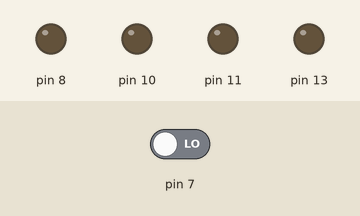
The sketch below on a simulated Arduino Uno, built with avr-gcc and run on an emulated ATmega328P. Parts: output pins drawn as LEDs (lit = HIGH). Dashed ring = blinking. The test bench sets the inputs (shaded band); at power-on: pin 7 LOW. Random numbers use the default seed unless the sketch sets one.

Above: at 1.2 s.
1.3 s: pin 7 driven HIGH
At 1.7 s:
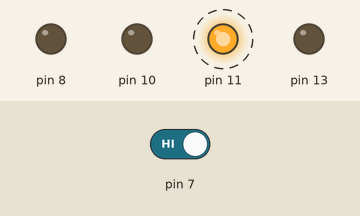
At 3.7 s:
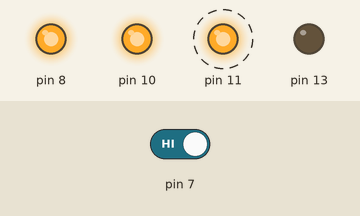
4.3 s: pin 7 driven LOW
5.8 s: pin 7 driven HIGH
At 6.2 s:
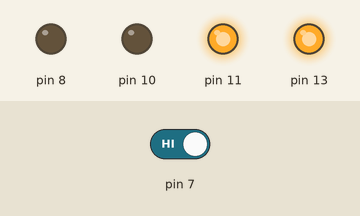
Timing chart, 0 to 17.8 s (numbered marks = the images above; inputs shaded):
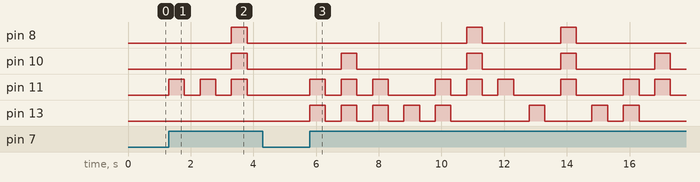

Measured:
- after the input at 1.3 s, pin 8, pin 10: LOW → HIGH after 2.0 s, → LOW 0.50 s later; pin 11: alternates HIGH for 0.50 s and LOW for 0.50 s, starting at once
- after the input at 4.3 s, every drawn part: stays the same
- after the input at 5.8 s, pin 8: alternates HIGH for 0.50 s and LOW for 2.5 s, starting after 5.0 s; pin 10: LOW → HIGH after 1.0 s, → LOW 0.50 s later, → HIGH 3.5 s later, → LOW 0.50 s later, … (8 changes in this stretch)

The sketch:

dice_roller.ino
```cpp
void setup() {
  // put your setup code here, to run once:
    pinMode(8, OUTPUT);
    pinMode(10, OUTPUT);
    pinMode(11, OUTPUT);
    pinMode(13, OUTPUT);
 //   pinMode(6, OUTPUT);
    pinMode(7, INPUT);


}

void loop() {
  // put your main code here, to run repeatedly:
  int buttonstate = digitalRead(7);

    if(buttonstate == HIGH){
      int num = random(6) + 1;

        if(num == 1){
          digitalWrite(13, HIGH);
          delay(500);
          digitalWrite(13, LOW);
          delay(500);
        }
        if(num == 2){
          digitalWrite(11, HIGH);
          delay(500);
          digitalWrite(11, LOW);
          delay(500);
        }
        if(num == 3){
          digitalWrite(11, HIGH);
          digitalWrite(13, HIGH);
          delay(500);
          digitalWrite(11, LOW);
          digitalWrite(13, LOW);
          delay(500);
        }
        if(num == 4){
          digitalWrite(10, HIGH);
          digitalWrite(11, HIGH);
          delay(500);
          digitalWrite(10, LOW);
          digitalWrite(11, LOW);
          delay(500);
        }
        if(num == 5){
          digitalWrite(10, HIGH);
          digitalWrite(11, HIGH);
          digitalWrite(13, HIGH);
          delay(500);
          digitalWrite(10, LOW);
          digitalWrite(11, LOW);
          digitalWrite(13, LOW);
          delay(500);
        }
        if(num == 6){
          digitalWrite(10, HIGH);
          digitalWrite(11, HIGH);
          digitalWrite(8, HIGH);

          delay(500);
          digitalWrite(10, LOW);
          digitalWrite(11, LOW);
          digitalWrite(8, LOW);
          delay(500);
        }
    }


    /*
          int ledPin = random(6) + 8;
          digitalWrite(ledPin, HIGH);
          delay(200);
          digitalWrite(ledPin, LOW);
          delay(200);
     */


}
```
